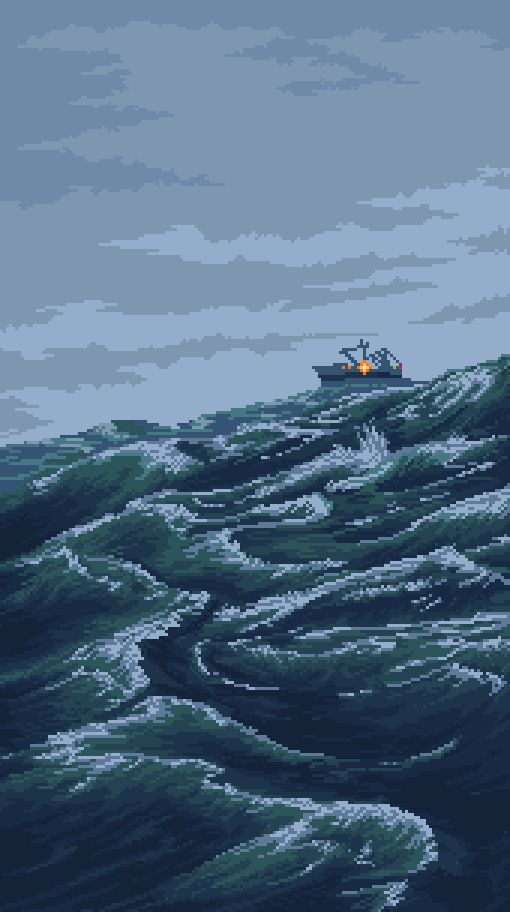
#> input picture opencv/pic/bot1.jpg, 510 x 912 px
$ python lec2.py
#> lines starting #> are read from the running program, lines starting #| are printed output that depends on the picture; pictures that were not available may be replaced by others from this repository, and a replacement may not be noted
import cv2 as cv

img = cv.imread('pic/bot1.jpg')
#> img is the input picture: shape (912, 510, 3); mean B, G, R 131.7, 107.7, 82.5
# cv.imshow('bot',img)
def kichthuoc(frame, scale=0.5):
    # ảnh,video,live
#> called with scale = 0.5
    width = int(frame.shape[1] * scale)
#> width = 255
    height = int(frame.shape[0] * scale)
#> height = 456
    dimensions = (width, height)
#> dimensions = (255, 456)
    return cv.resize(frame, dimensions, interpolation=cv.INTER_AREA)
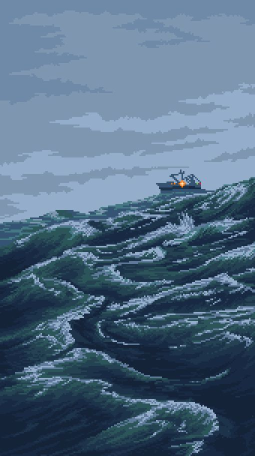
#> returned value: shape (456, 255, 3); mean of channels 0, 1, 2 131.8, 107.8, 82.6; drawn as B, G, R

def phangiai(width,height):
    #live
    capture.set(3,width)
    capture.set(4,height)
change_imga=kichthuoc(img)
cv.imshow('bot',change_imga)
capture = cv.VideoCapture('vio/video2.mp4')
while True:
    isTrue, frame = capture.read()
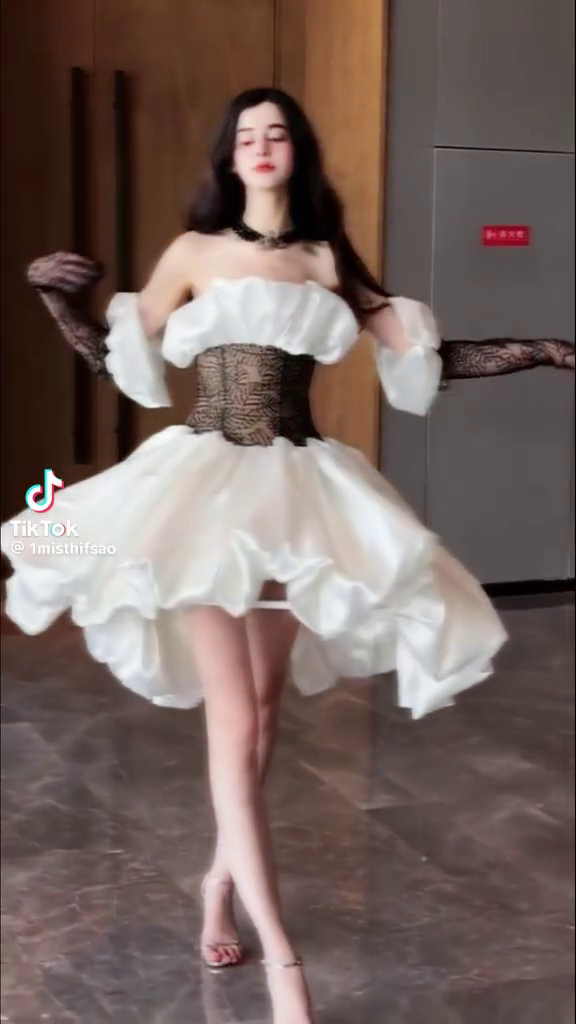
#> input picture frame 79 of opencv/vio/1.mp4, 576 x 1024 px, given in place of video2.mp4, which was not available
#> frame is the input picture: shape (1024, 576, 3); mean B, G, R 94.9, 99.9, 116.8

    if not isTrue:
        break

    frame_quay90 = cv.rotate(frame,cv.ROTATE_90_COUNTERCLOCKWISE)
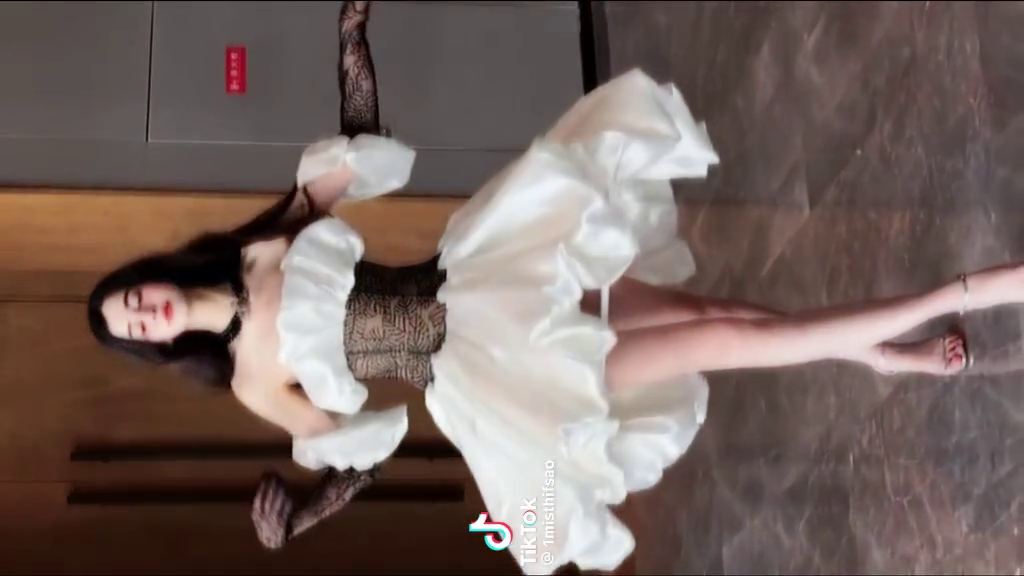
#> frame_quay90: shape (576, 1024, 3); mean B, G, R 94.9, 99.9, 116.8
    frame_change = kichthuoc(frame_quay90)
    cv.imshow('Video', frame)
    cv.imshow('videom', frame_change)

    if cv.waitKey(20) & 0xFF == ord('v'):
#> (key Esc is pressed here)
        break

capture.release()
cv.destroyAllWindows()
